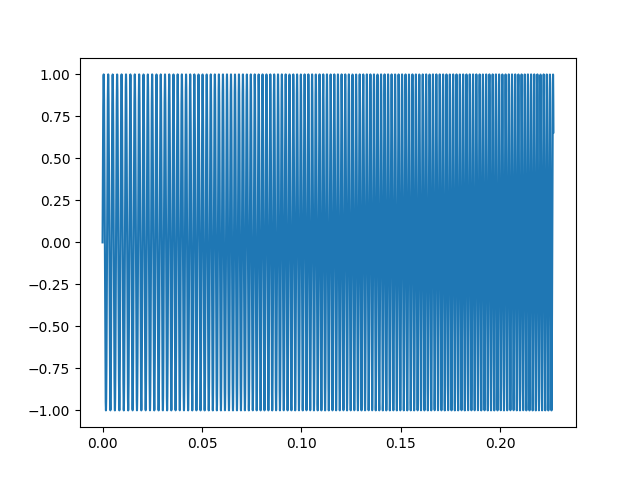

This chart was generated by the following Python code:
from main import *

time = np.linspace(0, 1, sampleRate*1)
frequency1 = 440
frequency2 = 880
y = np.sin(2*np.pi*(frequency1+(frequency2-frequency1)*time)*time)
sd.play(y, sampleRate)
wav.write("unknown_flute_object.wav", sampleRate, y)
plt.plot(time[:10000], y[:10000])
plt.show()
